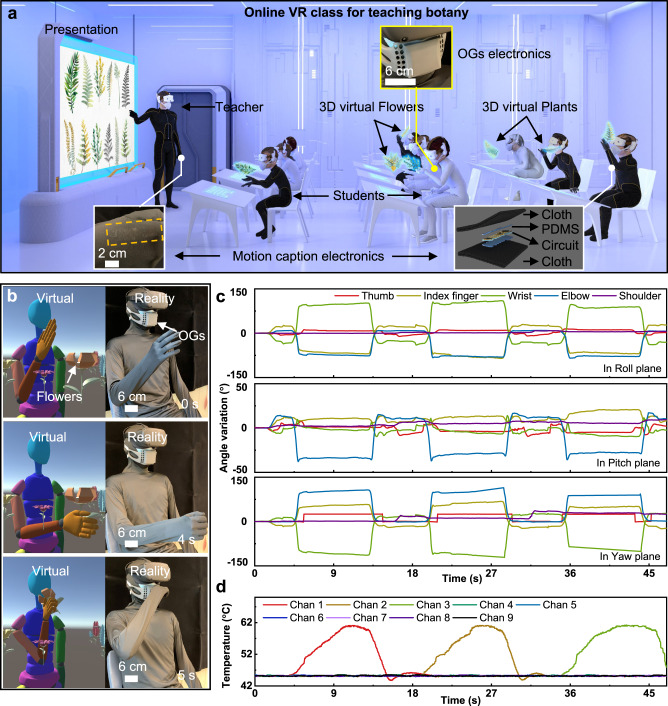
#> input picture research/2026-11-01/deep-review/assets/P02-Fig5.jpg, 668 x 706 px
$ python prepare_assets.py
#> lines starting #> are read from the running program, lines starting #| are printed output that depends on the picture
"""Crop licensed source figures without redrawing scientific evidence."""
from pathlib import Path
from PIL import Image
import hashlib
import json

ROOT = Path(__file__).resolve().parents[1]
source = ROOT / 'research/2026-11-01/deep-review/assets'
dest = ROOT / 'assets'
dest.mkdir(exist_ok=True)
items = [
    ('P02-Fig5.jpg', 'flower-vr.jpg', (0, 0, 668, 276), 'P02', 'Fig.5a，场景与系统示意'),
    ('P02-Fig5.jpg', 'flower-vr-sequence.jpg', (0, 282, 212, 692), 'P02', 'Fig.5b，三段虚拟动作与真人对应画面'),
    ('P02-Fig1.png', 'wearable-device.jpg', (0, 1624, 2003, 2242), 'P02', 'Fig.1d–e，两个装置的实物照片'),
    ('P02-Fig1.png', 'wearable-close.jpg', (431, 1930, 850, 2240), 'P02', 'Fig.1d右下，上唇装置照片，保留尺度'),
    ('P05-Fig5.png', 'handheld-sniff.jpg', (473, 0, 947, 503), 'P05', 'Fig.5b，真人使用手持装置'),
    ('P05-Fig5.png', 'wine-cellar-task.jpg', (0, 0, 1645, 503), 'P05', 'Fig.5a–c，酒窖、闻香、选择气味成分')
]
credits = []
for original, name, crop, paper, location in items:
    img = Image.open(source / original)
#> img is the input picture: PIL image 668x706 RGB; mean R, G, B 178.8, 183.1, 202.8
    img.crop(crop).convert('RGB').save(dest / name, quality=95, subsampling=0)
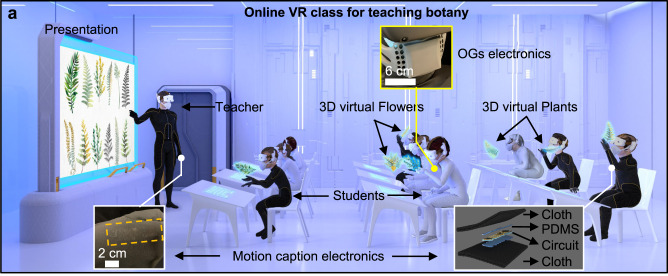
#> saved as flower-vr.jpg: PIL image 668x276 RGB; mean R, G, B 148.1, 159.8, 208.8
#> pass 3 of the loop `for original, name, crop, paper, location in items:`:
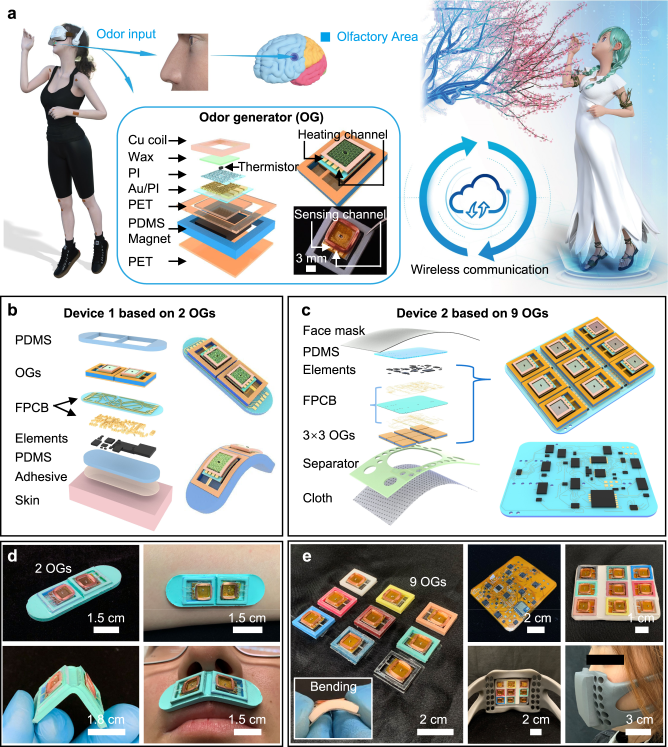
#> input picture research/2026-11-01/deep-review/assets/P02-Fig1.png, 2003 x 2241 px (shown at 1/3 size)
#> img is the input picture: PIL image 2003x2241 RGB; mean R, G, B 182.5, 185.6, 183.7
#> `img.crop(crop).convert('RGB').save(dest / name, quality=95, subsamplin..`:
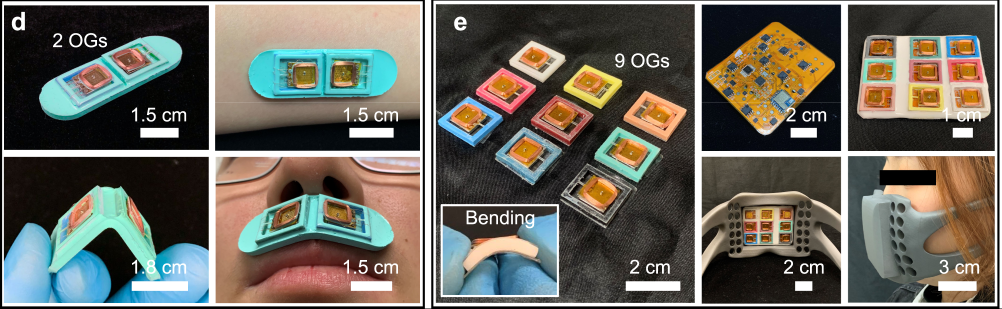
#> saved as wearable-device.jpg: PIL image 2003x618 RGB (shown at 1/2 size); mean R, G, B 104.6, 101.8, 92.5
#> the loop made 6 passes; the first 3 are shown
    credits.append({'file':name,'paper':paper,'original':f'research/2026-11-01/deep-review/assets/{original}','location':location,'crop_pixels':crop,'license':'CC BY 4.0','modification':'仅裁剪并转JPEG，科学内容未重绘','source_url':'https://doi.org/10.1038/s41467-023-37678-4' if paper=='P02' else 'https://doi.org/10.1016/j.ijhcs.2022.102928','sha256':hashlib.sha256((dest/name).read_bytes()).hexdigest()})
frames = ROOT / '.git/production-20261101/video-frames'
if (frames / 'frame-01.png').exists():
    frame=Image.open(frames/'frame-05.png')
    # Screenshot dimensions differ from the encoded video's dimensions.
    frame.crop((660,0,frame.width,frame.height)).convert('RGB').save(dest/'flower-vr.jpg',quality=95,subsampling=0)
    triptych = Image.new('RGB',(1920,360),'white')
    for index,time in enumerate([1,5,13]):
        im=Image.open(frames/f'frame-{time:02}.png').convert('RGB')
        im=im.resize((640,360),Image.Resampling.LANCZOS)
        triptych.paste(im,(index*640,0))
    triptych.save(dest/'flower-vr-sequence.jpg',quality=95,subsampling=0)
    for credit in credits[:2]:
        credit.update({'original':'P02 Supplementary Movie3','location':'视频1／5／13秒真实帧；封面为5秒帧裁剪','modification':'原视频逐帧渲染后裁剪或并排，无生成内容','sha256':hashlib.sha256((dest/credit['file']).read_bytes()).hexdigest()})
Image.open(source/'P02-Fig5.jpg').crop((213,595,668,706)).convert('RGB').save(dest/'temperature-response.jpg',quality=95,subsampling=0)
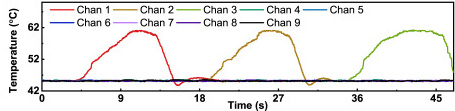
#> saved as temperature-response.jpg: PIL image 455x111 RGB; mean R, G, B 234.2, 233.1, 232.6
credits.append({'file':'temperature-response.jpg','paper':'P02','original':'research/2026-11-01/deep-review/assets/P02-Fig5.jpg','location':'Fig.5d，发生器温度随演示变化','crop_pixels':[213,595,668,706],'license':'CC BY 4.0','modification':'仅裁剪原图，未估读或重绘数据','source_url':'https://doi.org/10.1038/s41467-023-37678-4','sha256':hashlib.sha256((dest/'temperature-response.jpg').read_bytes()).hexdigest()})
(dest/'credits.json').write_text(json.dumps(credits,ensure_ascii=False,indent=2)+'\n',encoding='utf-8')
(dest/'README.md').write_text('# 主讲素材\n\n本目录图片来自P02与P05原论文的CC BY图，具体图号、来源、裁剪与哈希见[credits.json](credits.json)。裁剪用于投影可读性，原始图保存在research/2026-11-01/deep-review/assets。\n\n图像中的原研究示意、真人照片和实验结果按原图性质使用；过程图由本组另作可编辑教学示意。\n',encoding='utf-8')
print('Prepared',len(credits),'licensed image crops')
